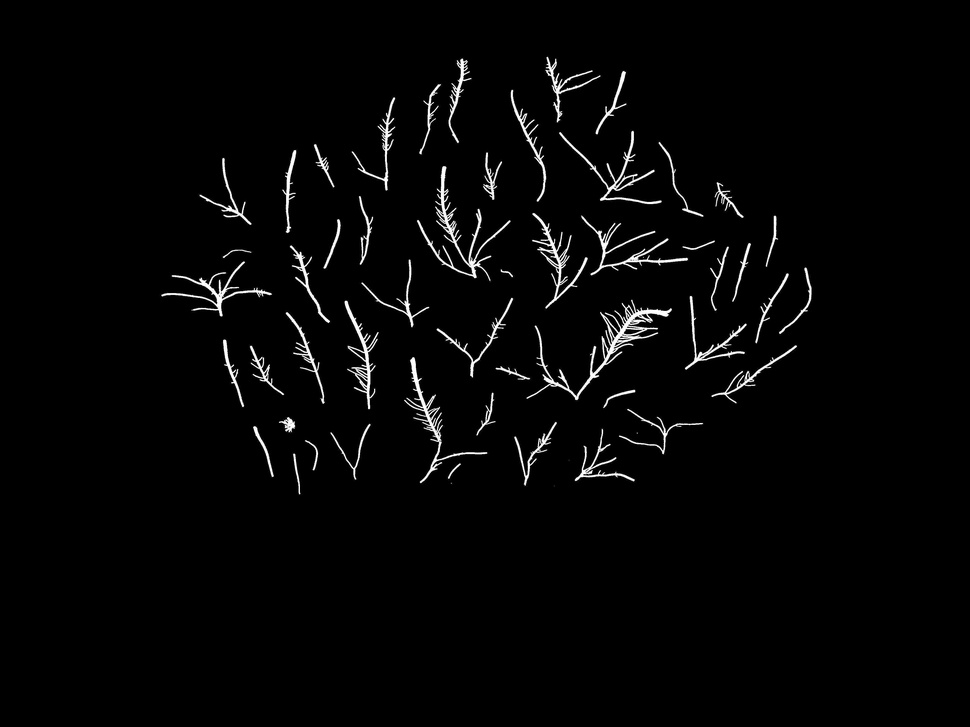
#> input picture black-white_photos/BW - Lithothrix.aspergillum_SC_P_SA_8Mar2024_3.jpg, 970 x 727 px, shrunk from 3648 x 2736 before the run
$ jupyter execute test.ipynb
#> lines starting #> are read from the running program, lines starting #| are printed output that depends on the picture; after the words box and inside, x2 and y2 are one past the last pixel; in counts of white or black regions, pixels touching at a corner belong together
[cell 1]
 # PIL: Python image library
from PIL import Image
# numpy: standard python library for numbers/math functions
import numpy as np
# pandas: lets us use dataframes to work with data (excel spreadsheet as code object)
import pandas as pd

[cell 2]
# count_bw_pixels: Takes in a converted to black/white PIL image object and
# either black or white. Counts and returns the number of pixels of
# the given color in the image.
def count_bw_pixels(img, color):
    array_img = np.array(img)
    count = 0
    # Set which color to search for
    check = True
    if color == 'black':
        check = False
    # Loop through each row and its values in the array. If the value
    # matches the color we want, increase count
    for row in array_img:
        for val in row:
            if val == check:
                count = count + 1
    return count

# Given measured and actual values, returns percent error
def calc_perc_error(measured, actual):
    return abs(round((measured - actual) / actual * 100, 3))

[cell 3]
ex_img = Image.open('./black-white_photos/BW - Lithothrix.aspergillum_SC_P_SA_8Mar2024_3.jpg')
#> ex_img is the input picture: PIL image 970x727 L; min 0, max 255, mean 5.8
test_img = Image.open('./cropped_photos/Lithothrix.aspergillum_SC_P_SA_8Mar2024_3_cropped.jpg')
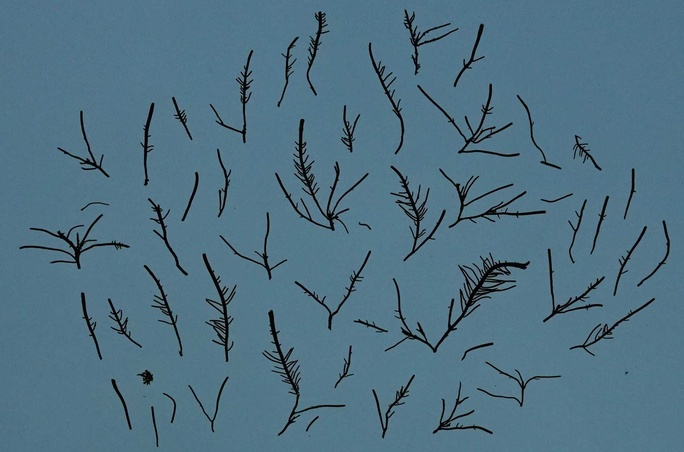
#> input picture cropped_photos/Lithothrix.aspergillum_SC_P_SA_8Mar2024_3_cropped.jpg, 684 x 452 px, shrunk from 2572 x 1701 before the run
#> test_img is the input picture: PIL image 684x452 RGB; mean R, G, B 79.8, 113.1, 131.1

[cell 4]
try:
    pix_ex_t = count_bw_pixels(ex_img, 'white')
#> after the loop in count_bw_pixels, `for row in array_img:`: count = 11557
#> pix_ex_t = 11557
    print("Target Pixels in Example Image: %s" % (pix_ex_t))
#| Target Pixels in Example Image: 11557
    pix_ex_bg = count_bw_pixels(ex_img, 'black')
#> pix_ex_bg = 648105
    print("Background Pixels in Example Image: %s" % (pix_ex_bg))
#| Background Pixels in Example Image: 648105
    print("Total: %s" % (pix_ex_t + pix_ex_bg))
#| Total: 659662
    print("Percent: %s" % (round(pix_ex_t / pix_ex_bg * 100, 4)))
#| Percent: 1.7832
except:
    print("No example image given")

[cell 5]
display(ex_img)

[cell 6]
bw_img = ex_img.convert('L').point(lambda x: 255 if x < 1 else 0, mode='1')
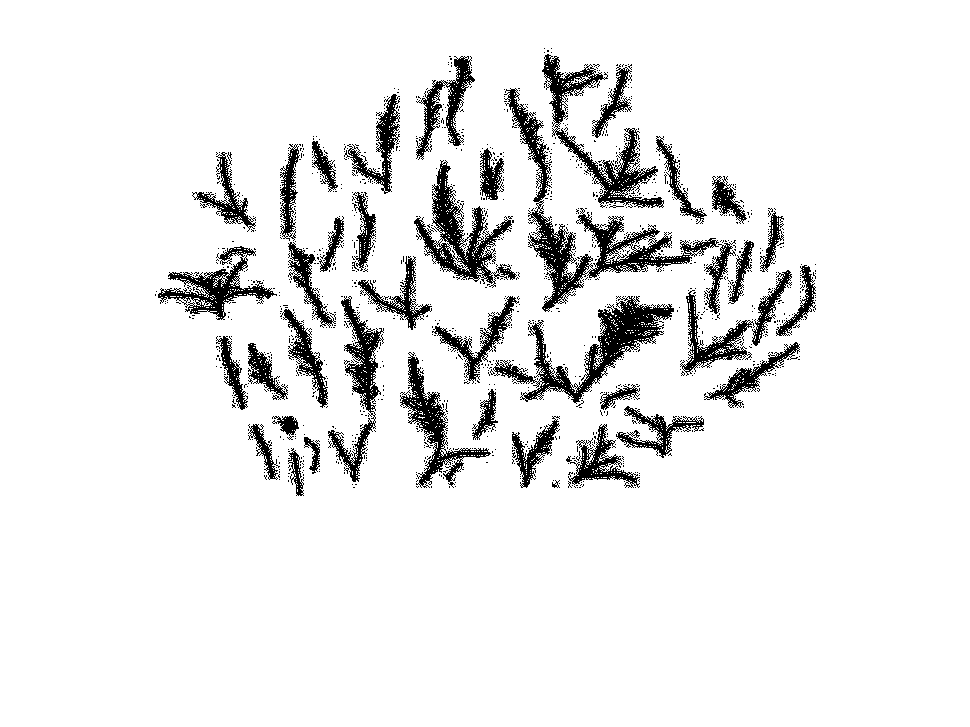
#> bw_img: PIL image 970x727 1; 91.9% white; 1275 black regions (1233 under 20 px), largest, box (x1, y1, x2, y2) and area: (504, 88, 719, 312) 6356, (493, 296, 674, 404) 4792, (414, 160, 517, 288) 3843
print(count_bw_pixels(bw_img, 'black'))
#| 57085

[cell 7]
bw_img = bw_img.convert('L').point(lambda x: 255 if x < 58 else 0, mode='1')
print(count_bw_pixels(bw_img, 'white'))
#| 57085
display(bw_img)
